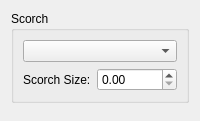
<?xml version="1.0" encoding="UTF-8"?>
<ui version="4.0">
 <class>WBQtScorchPanel</class>
 <widget class="QWidget" name="WBQtScorchPanel">
  <property name="windowTitle">
   <string>Scorch Options</string>
  </property>
  <layout class="QVBoxLayout" name="rootLayout">
   <item>
    <widget class="QGroupBox" name="scorchBox">
     <property name="title">
      <string>Scorch</string>
     </property>
     <layout class="QVBoxLayout" name="scorchLay">
      <item>
       <widget class="QComboBox" name="type"/>
      </item>
      <item>
       <layout class="QHBoxLayout" name="sizeRow" stretch="0,1">
        <item>
         <widget class="QLabel" name="sizeLabel">
          <property name="text">
           <string>Scorch Size:</string>
          </property>
         </widget>
        </item>
        <item>
         <widget class="QDoubleSpinBox" name="size">
          <property name="decimals">
           <number>2</number>
          </property>
          <property name="singleStep">
           <double>1.000000000000000</double>
          </property>
         </widget>
        </item>
       </layout>
      </item>
     </layout>
    </widget>
   </item>
   <item>
    <spacer name="bottomSpacer">
     <property name="orientation">
      <enum>Qt::Vertical</enum>
     </property>
    </spacer>
   </item>
  </layout>
 </widget>
 <resources/>
 <connections/>
</ui>
